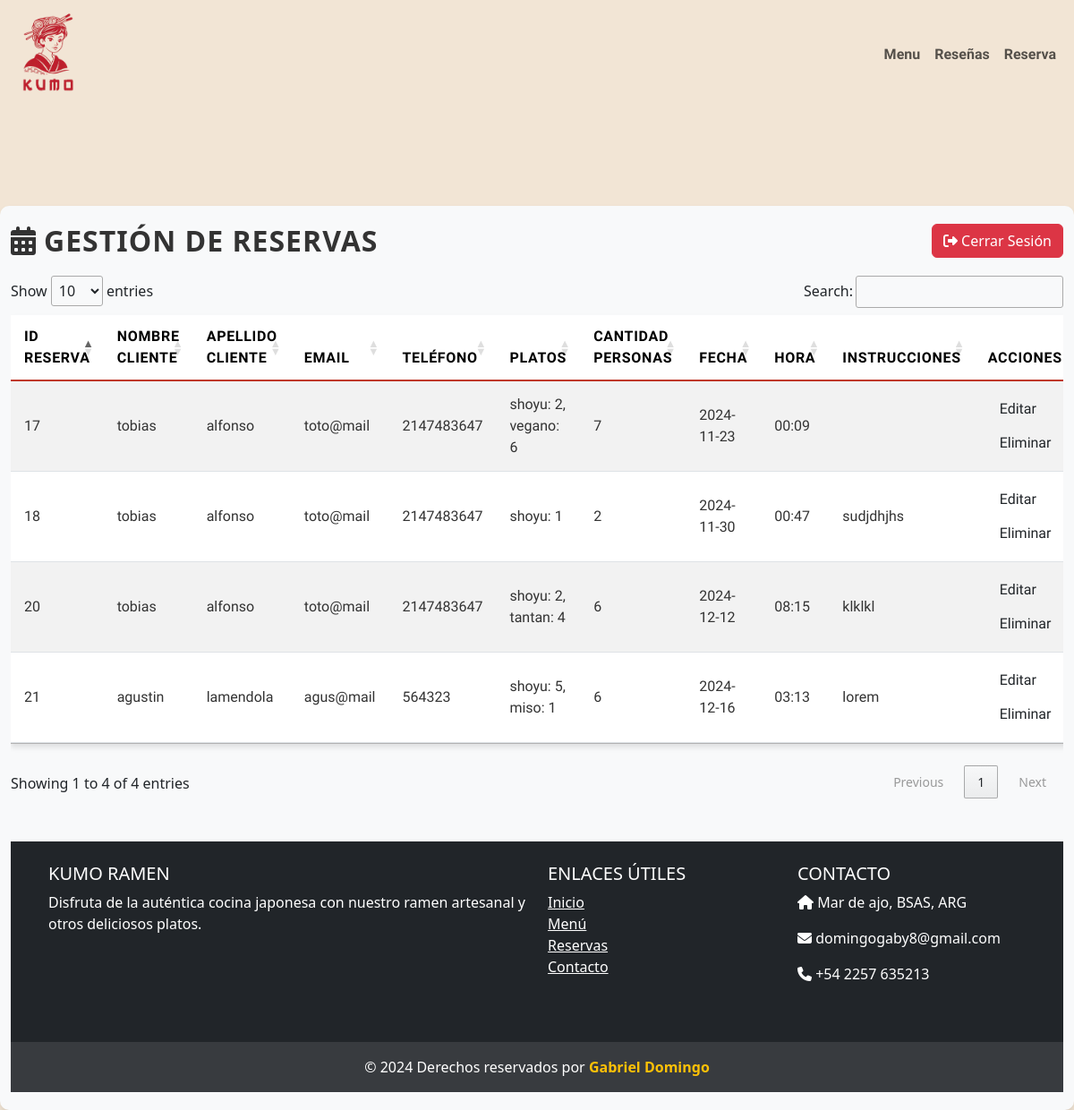
/website/admin.php (signed in), run on an earlier commit of the app's database.
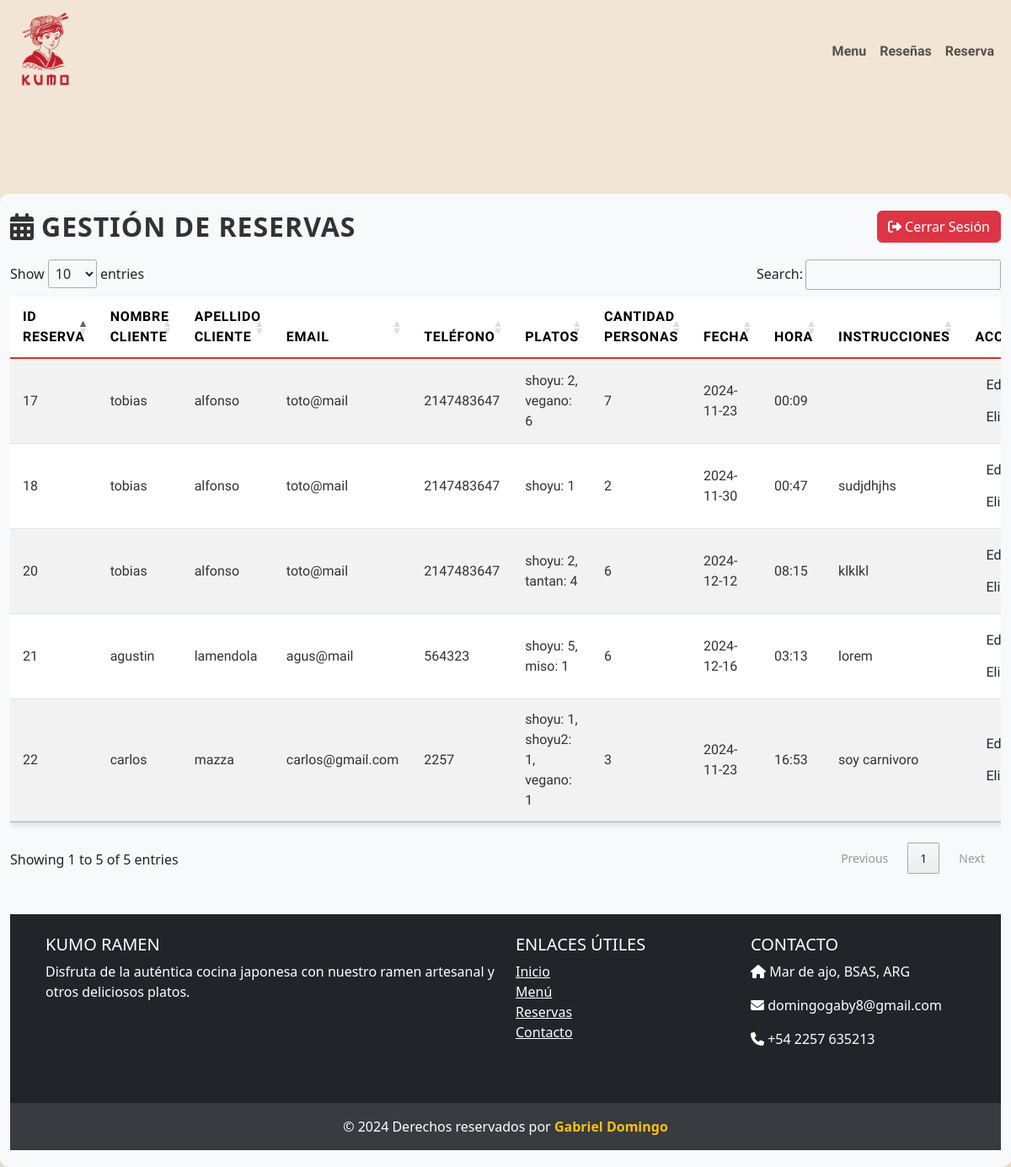
And on a later commit of the database.
### tables this page shows
CREATE TABLE `reservas` (
  `id_reserva` int(11) NOT NULL,
  `platos` varchar(60) NOT NULL,
  `cantidad_personas` int(60) NOT NULL,
  `telefono` varchar(60) NOT NULL,
  `fecha` date NOT NULL,
  `hora` varchar(10) NOT NULL,
  `instrucciones` text NOT NULL,
  `id_cliente` int(10) NOT NULL
);

CREATE TABLE `clientes` (
  `id_cliente` int(10) NOT NULL,
  `nombre` varchar(50) NOT NULL,
  `apellido` varchar(50) NOT NULL,
  `celular` int(30) NOT NULL,
  `mail` varchar(60) NOT NULL,
  `usuario` varchar(50) NOT NULL,
  `contrasenia` varchar(50) NOT NULL,
  `tipo_usuario` int(10) NOT NULL
);

### website/admin.php (the view, shortened to what this page needs)
<?php include "header.php" ?>
<?php include "conexion.php" ?>
<?php
$sql = "SELECT reservas.*, clientes.nombre, clientes.apellido, clientes.mail, clientes.celular
        FROM reservas
        INNER JOIN clientes ON reservas.id_cliente = clientes.id_cliente";
$result = mysqli_query($conexion, $sql);
?>
<div class="container-fluid admin-table-container">
    <h2 class="admin-table-title">
        <i class="fas fa-calendar-alt me-2"></i>Gestión de Reservas
        <button class="btn btn-danger float-end" onclick="window.location.href='cerrar_sesion.php'">
            <i class="fas fa-sign-out-alt me-1"></i>Cerrar Sesión
        </button>
    </h2>
    <div class="table-responsive">
        <table id="reservasTable" class="table table-striped">
        <thead>
            <tr>
                <th>ID Reserva</th>
                <th>Nombre Cliente</th>
                <th>Apellido Cliente</th>
                <th>Email</th>
                <th>Teléfono</th>
                <th>Platos</th>
                <th>Cantidad Personas</th>
                <th>Fecha</th>
                <th>Hora</th>
                <th>Instrucciones</th>
                <th>Acciones</th>
            </tr>
        </thead>
        <tbody>
            <?php
            if (mysqli_num_rows($result) > 0) {
                while($row = mysqli_fetch_assoc($result)) {
                    echo "<tr data-id='" . $row["id_reserva"] . "'>
                            <td>" . htmlspecialchars($row["id_reserva"]) . "</td>
                            <td>" . htmlspecialchars($row["nombre"]) . "</td>
                            <td>" . htmlspecialchars($row["apellido"]) . "</td>
                            <td>" . htmlspecialchars($row["mail"]) . "</td>
                            <td>" . htmlspecialchars($row["celular"]) . "</td>
                            <td>" . htmlspecialchars($row["platos"]) . "</td>
                            <td>" . htmlspecialchars($row["cantidad_personas"]) . "</td>
                            <td>" . htmlspecialchars($row["fecha"]) . "</td>
                            <td>" . htmlspecialchars($row["hora"]) . "</td>
                            <td>" . htmlspecialchars($row["instrucciones"]) . "</td>
                            <td>
                            <button class='btn btn-edit' data-id='" . $row["id_reserva"] . "'>Editar</button>
                            <button class='btn btn-delete' data-id='" . $row["id_reserva"] . "'>Eliminar</button>
                        </td>
                        </tr>";
                }
            } else {
                echo "<tr><td colspan='10'>No hay reservas disponibles.</td></tr>";
            }
            ?>
        </tbody>
    </table>
</div>
<?php include "footer.php" ?>

What changed in the data, as far as the page shows it:
added reservas: id_reserva "22", id_cliente.nombre "carlos", id_cliente.apellido "mazza", id_cliente.mail "carlos@gmail.com", id_cliente.celular "2257", platos "shoyu: 1, shoyu2: 1, vegano: 1", cantidad_personas "3", fecha "2024-11-23", hora "16:53", instrucciones "soy carnivoro"
Also different on the page:
text written by a page script: "Show entries Search: Showing 1 to 4 of 4 entries Previous 1 Next" → "Show entries Search: Showing 1 to 5 of 5 entries Previous 1 Next"
